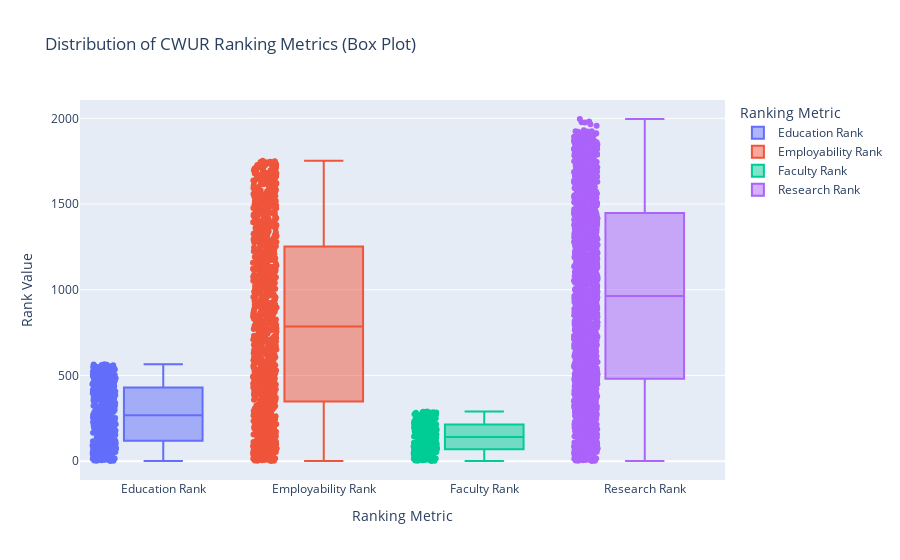

Write notebook code for a chart like this one.
### Code cell
df_long = df_clean[rank_cols].melt(var_name="Ranking Metric", value_name="Rank Value")

fig = px.box(
    df_long,
    x="Ranking Metric",
    y="Rank Value",
    points="all",  # show all points for outliers
    color="Ranking Metric",
    title="Distribution of CWUR Ranking Metrics (Box Plot)"
)

fig.show()

### Figure 1 — Plotly figure (JSON) as saved in the notebook; plotly's stock layout.template omitted (floating-point values rounded to 4 significant figures; data arrays with more than 128 entries replaced by an {"elided": "..."} marker saying what was removed)
{"data": [{"alignmentgroup": "True", "boxpoints": "all", "hovertemplate": "Ranking Metric=%{x}<br>Rank Value=%{y}<extra></extra>", "legendgroup": "Education Rank", "marker": {"color": "#636efa"}, "name": "Education Rank", "notched": false, "offsetgroup": "Education Rank", "orientation": "v", "showlegend": true, "type": "box", "x": {"elided": "1971 str values"}, "x0": " ", "xaxis": "x", "y": {"elided": "1971 float values"}, "y0": " ", "yaxis": "y"}, {"alignmentgroup": "True", "boxpoints": "all", "hovertemplate": "Ranking Metric=%{x}<br>Rank Value=%{y}<extra></extra>", "legendgroup": "Employability Rank", "marker": {"color": "#EF553B"}, "name": "Employability Rank", "notched": false, "offsetgroup": "Employability Rank", "orientation": "v", "showlegend": true, "type": "box", "x": {"elided": "1971 str values"}, "x0": " ", "xaxis": "x", "y": {"elided": "1971 float values"}, "y0": " ", "yaxis": "y"}, {"alignmentgroup": "True", "boxpoints": "all", "hovertemplate": "Ranking Metric=%{x}<br>Rank Value=%{y}<extra></extra>", "legendgroup": "Faculty Rank", "marker": {"color": "#00cc96"}, "name": "Faculty Rank", "notched": false, "offsetgroup": "Faculty Rank", "orientation": "v", "showlegend": true, "type": "box", "x": {"elided": "1971 str values"}, "x0": " ", "xaxis": "x", "y": {"elided": "1971 float values"}, "y0": " ", "yaxis": "y"}, {"alignmentgroup": "True", "boxpoints": "all", "hovertemplate": "Ranking Metric=%{x}<br>Rank Value=%{y}<extra></extra>", "legendgroup": "Research Rank", "marker": {"color": "#ab63fa"}, "name": "Research Rank", "notched": false, "offsetgroup": "Research Rank", "orientation": "v", "showlegend": true, "type": "box", "x": {"elided": "1971 str values"}, "x0": " ", "xaxis": "x", "y": {"elided": "1971 float values"}, "y0": " ", "yaxis": "y"}], "layout": {"boxmode": "overlay", "legend": {"title": {"text": "Ranking Metric"}, "tracegroupgap": 0}, "title": {"text": "Distribution of CWUR Ranking Metrics (Box Plot)"}, "xaxis": {"anchor": "y", "categoryarray": ["Education Rank", "Employability Rank", "Faculty Rank", "Research Rank"], "categoryorder": "array", "domain": [0, 1], "title": {"text": "Ranking Metric"}}, "yaxis": {"anchor": "x", "domain": [0, 1], "title": {"text": "Rank Value"}}}}
